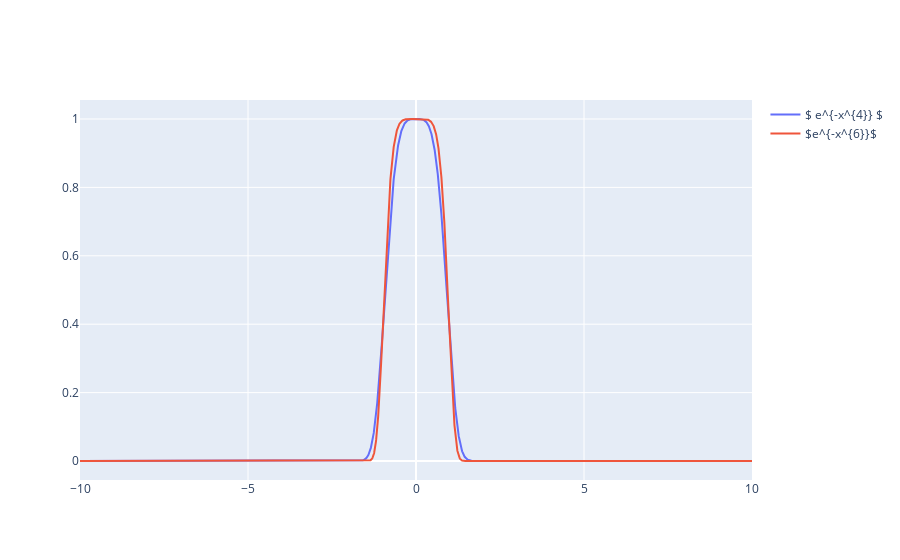

Source (notebook cell):
### Markdown cell above
### Problem 3-4

### Code cell
import plotly.graph_objects as go
import numpy as np

x = np.linspace(-10, 10, 5000)

def psi1(x):
    return np.exp(-x**4)

def psi2(x):
    return np.exp(-x**6)

fig = go.Figure()
fig.add_trace(go.Scatter(x=x, y=psi1(x), name="$ e^{-x^{4}} $"))
fig.add_trace(go.Scatter(x=x, y=psi2(x), name='$e^{-x^{6}}$'))
fig.show()

### Figure 1 — Plotly figure (JSON) as saved in the notebook; plotly's stock layout.template omitted (floating-point values rounded to 4 significant figures; data arrays with more than 128 entries replaced by an {"elided": "..."} marker saying what was removed)
{"data": [{"name": "$ e^{-x^{4}} $", "type": "scatter", "x": {"elided": "5000 float values"}, "y": {"elided": "5000 float values"}}, {"name": "$e^{-x^{6}}$", "type": "scatter", "x": {"elided": "5000 float values"}, "y": {"elided": "5000 float values"}}], "layout": {}}
